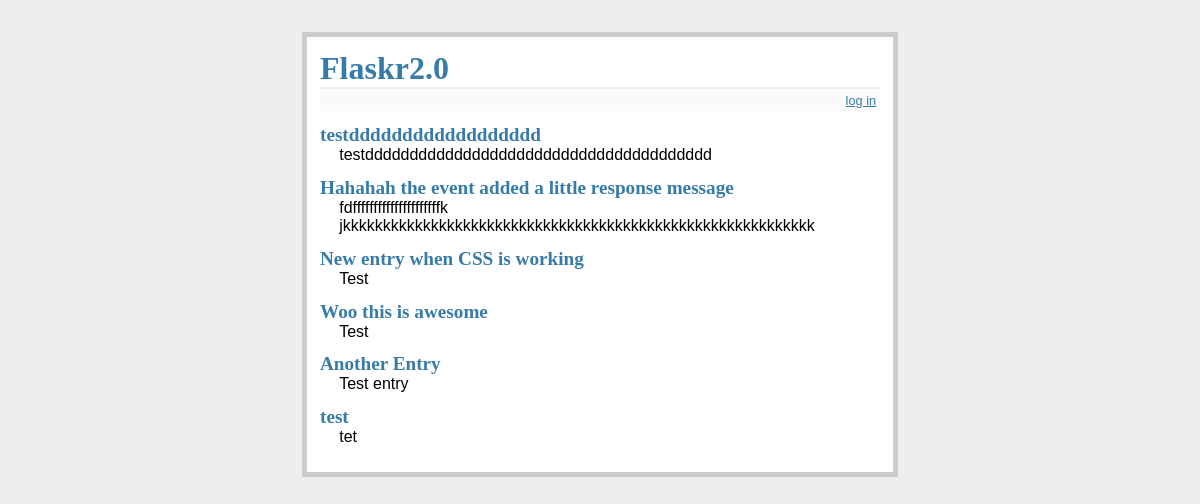
The page / on the database its author committed.
### tables this page shows
CREATE TABLE entries (
  id integer primary key autoincrement,
  title text not null,
  'text' text not null
);

### flaskr.py (the view)
@app.route('/')
def show_entries():
    db = get_db()
    cur = db.execute('select title, text from entries order by id desc')
    entries = cur.fetchall()
    return render_template('show_entries.html', entries=entries)

### flaskr.py (called while the page is built)
def connect_db():
    rv = sqlite3.connect(app.config['DATABASE'])
    rv.row_factory = sqlite3.Row
    return rv

def get_db():
    if not hasattr(g, 'sqlite_db'):
        g.sqlite_db = connect_db()
    return g.sqlite_db

### templates/show_entries.html (shortened to what this page needs)
{% extends "layout.html" %}
{% block body %}
  <ul class=entries>
  {% for entry in entries %}
    <li><h2>{{ entry.title }}</h2>{{ entry.text|safe }}
  {% else %}
    <li><em>Unbelievable.  No entries here so far</em>
  {% endfor %}
  </ul>
{% endblock %}

### templates/layout.html (shortened to what this page needs)
<!doctype html>
<link rel=stylesheet type=text/css href="{{ url_for('static', filename='style.css') }}">
<div class=page>
  <h1>Flaskr2.0</h1>
  <div class=metanav>
  {% if not session.logged_in %}
    <a href="{{ url_for('login') }}">log in</a>
  {% else %}
    <a href="{{ url_for('logout') }}">log out</a>
  {% endif %}
  </div>
  {% block body %}{% endblock %}
</div>

### static/style.css (style rules this page uses)
a, h1, h2 { color: #377ba8; }
h1, h2 { font-family: 'Georgia', serif; margin: 0; }
h1 { border-bottom: 2px solid #eee; }
h2 { font-size: 1.2em; }
.page { margin: 2em auto; width: 35em; border: 5px solid #ccc; padding: 0.8em; background: white; }
.entries { list-style: none; margin: 0; padding: 0; }
.entries li { margin: 0.8em 1.2em; }
.entries li h2 { margin-left: -1em; }
.metanav { text-align: right; font-size: 0.8em; padding: 0.3em; margin-bottom: 1em; background: #fafafa; }

### rows shown on the page
entries: title "testdddddddddddddddddd", text "testddddddddddddddddddddddddddddddddddddddd"
entries: title "Hahahah the event added a little response message", text "fdfffffffffffffffffffffk jkkkkkkkkkkkkkkkkkkkkkkkkkkkkkkkkkkkkkkkkkkkkkkkkkkkkkkkkkkk"
entries: title "New entry when CSS is working", text "Test"
entries: title "Woo this is awesome", text "Test"
entries: title "Another Entry", text "Test entry"
entries: title "test", text "tet"
